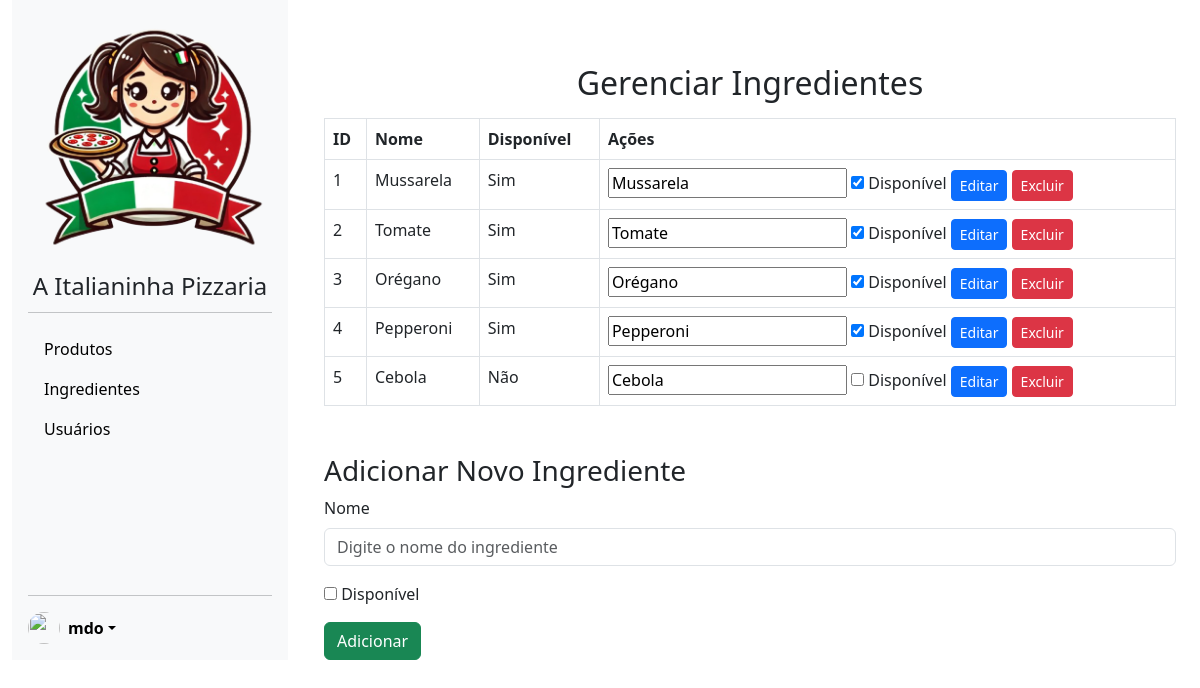
Screenshot of /ingredientes.php (signed in) with the database file from the repository.
### tables this page shows
CREATE TABLE `ingrediente` (
  `Id_ingrediente` int(11) NOT NULL,
  `Nome` varchar(100) NOT NULL,
  `Disponivel` tinyint(1) DEFAULT 1
);

### web/ingredientes.php (called while the page is built, shortened)
<?php
include './components/layout.php';
?>

### web/classes/manipulaIngrediente.php (called while the page is built, shortened)
<?php
require_once 'conexaoBanco.php';
class manipulaIngrediente
{
    private $conexao;
    public function __construct()
    {
        $this->conexao = new conexaoBanco();
    }
    public function __destruct()
    {
        $this->conexao = null;
    }
    public function listaIngrediente()
    {
        $sql = "SELECT * FROM Ingrediente";
        $stmt = $this->conexao->conectar()->query($sql);
        return $stmt->fetchAll();
    }
}
?>

### web/classes/conexaoBanco.php (called while the page is built)
<?php
class conexaoBanco
{
    private $host = "localhost";
    private $dbname = "banco";
    private $username = "root";
    private $password = "";
    private $conexao;
    public function conectar()
    {
        if ($this->conexao === null)
        {
            try
            {
                $this->conexao = new PDO("mysql:host={$this->host};dbname={$this->dbname}",
                $this->username,
                $this->password
                );
            }
            catch (PDOException $e)
            {
                echo "Erro na conexão: " . $e->getMessage();
                exit;
            }
        }
        return $this->conexao;
    }
}
?>

### web/ingredientesContent.php (the view, shortened to what this page needs)
<?php
require_once './classes/manipulaIngrediente.php';
$manipula = new manipulaIngrediente();
$ingredientes = $manipula->listaIngrediente();
?>
<!DOCTYPE html>
<html lang="pt-BR">
<head>
    <link rel="stylesheet" href="https://cdn.jsdelivr.net/npm/bootstrap@5.3.0/dist/css/bootstrap.min.css">
</head>
<body>
    <div class="container mt-5">
        <h2 class="text-center">Gerenciar Ingredientes</h2>
        <table class="table table-bordered mt-3">
            <thead>
                <tr>
                    <th>ID</th>
                    <th>Nome</th>
                    <th>Disponível</th>
                    <th>Ações</th>
                </tr>
            </thead>
            <tbody>
                <?php foreach ($ingredientes as $ingrediente): ?>
                <tr>
                    <td><?= $ingrediente['Id_ingrediente'] ?></td>
                    <td><?= htmlspecialchars($ingrediente['Nome']) ?></td>
                    <td><?= $ingrediente['Disponivel'] ? 'Sim' : 'Não' ?></td>
                    <td>
                        <form method="post" style="display:inline;">
                            <input type="text" name="nome" placeholder="Nome" required value="<?= $ingrediente['Nome'] ?>">
                            <label>
                                <input type="checkbox" name="disponivel" <?= $ingrediente['Disponivel'] ? 'checked' : '' ?>> Disponível
                            </label>
                            <button class="btn btn-primary btn-sm">Editar</button>
                        </form>
                        <form method="post" style="display:inline;" onsubmit="event.preventDefault(); confirmarExclusao(this);">
                            <button class="btn btn-danger btn-sm">Excluir</button>
                        </form>
                    </td>
                </tr>
                <?php endforeach; ?>
            </tbody>
        </table>
        <h3 class="mt-5">Adicionar Novo Ingrediente</h3>
        <form method="post" autocomplete="off">
            <div class="mb-3">
                <label for="nome" class="form-label">Nome</label>
                <input type="text" class="form-control" name="nome" id="nome" placeholder="Digite o nome do ingrediente" required>
            </div>
            <div class="mb-3">
                <label>
                    <input type="checkbox" name="disponivel"> Disponível
                </label>
            </div>
            <button type="submit" class="btn btn-success">Adicionar</button>
        </form>
    </div>
</body>
</html>

### web/components/layout.php (shortened to what this page needs)
<!DOCTYPE html>
<html lang="pt-br">
<head>
    <link href="./css/sidebar.css" rel="stylesheet">
    <link href="https://cdn.jsdelivr.net/npm/bootstrap@5.3.3/dist/css/bootstrap.min.css" rel="stylesheet">
</head>
<body>
    <div class="container-fluid desktopNav">
        <div class="row">
            <div class="col-md-3">
                <?php include './components/sidebarDesktop.php'; ?>
            </div>
            <div class="col-md-9">
                <main role="main" class="pt-3">
                    <?php include $content; ?>
                </main>
            </div>
        </div>
    </div>
                    <?php include './components/sidebarMobile.php'; ?>
</body>
</html>

### web/components/sidebarDesktop.php (shortened to what this page needs)
<link href="./css/sidebar.css" rel="stylesheet">
<div class="d-flex flex-column flex-shrink-0 p-3 bg-body-tertiary desktopNav" style="width: 0,4fr; height:100%;">
    <div class="row ">
        <div class="col-md-12 image-section">
            <img src="./assets/Logo.png" class="img-fluid " alt="Imagem de Fundo">
        </div>
        <div class="col-md-12 d-flex align-items-center justify-content-center">
            <span class="fs-4">A Italianinha Pizzaria</span>
        </div>
    </div>
    <hr>
    <ul class="nav nav-pills flex-column mb-auto">
        <li>
            <a href="./produtos.php" class="nav-link link-body-emphasis " id="svg-produtos">
                Produtos
            </a>
        </li>
        <li>
            <a href="./ingredientes.php" class="nav-link link-body-emphasis " id="svg-ingredientes">
                Ingredientes
            </a>
        </li>
        <li>
            <a href="./usuarios.php" class="nav-link link-body-emphasis " id="svg-usuarios">
                Usuários
            </a>
        </li>
    </ul>
    <hr>
    <div class="dropdown">
        <a href="#" class="d-flex align-items-center link-body-emphasis text-decoration-none dropdown-toggle" data-bs-toggle="dropdown" aria-expanded="false">
            <img src="https://github.com/mdo.png" alt="" width="32" height="32" class="rounded-circle me-2">
            <strong>mdo</strong>
        </a>
    </div>
</div>

### web/components/sidebarMobile.php (shortened to what this page needs)
<link href="./css/sidebar.css" rel="stylesheet">

### web/css/sidebar.css (style rules this page uses)
body { min-height: 100vh; min-height: -webkit-fill-available; }
html { height: -webkit-fill-available; }
main { height: 100vh; height: -webkit-fill-available; max-height: 100vh; overflow-x: auto; overflow-y: hidden; }
.dropdown-toggle { outline: 0; }
.image-section { align-items: center; justify-content: center; }
@media (min-width: 768px) { .image-section { width: 90%; height: 90%; } }
@media (min-width: 768px) { .desktopNav { display: block; } }

### rows the page displays
ingrediente: Id_ingrediente "1", Nome "Mussarela", shows "Sim", nome "Mussarela", Disponivel "☑"
ingrediente: Id_ingrediente "2", Nome "Tomate", shows "Sim", nome "Tomate", Disponivel "☑"
ingrediente: Id_ingrediente "3", Nome "Orégano", shows "Sim", nome "Orégano", Disponivel "☑"
ingrediente: Id_ingrediente "4", Nome "Pepperoni", shows "Sim", nome "Pepperoni", Disponivel "☑"
ingrediente: Id_ingrediente "5", Nome "Cebola", shows "Não", nome "Cebola"
